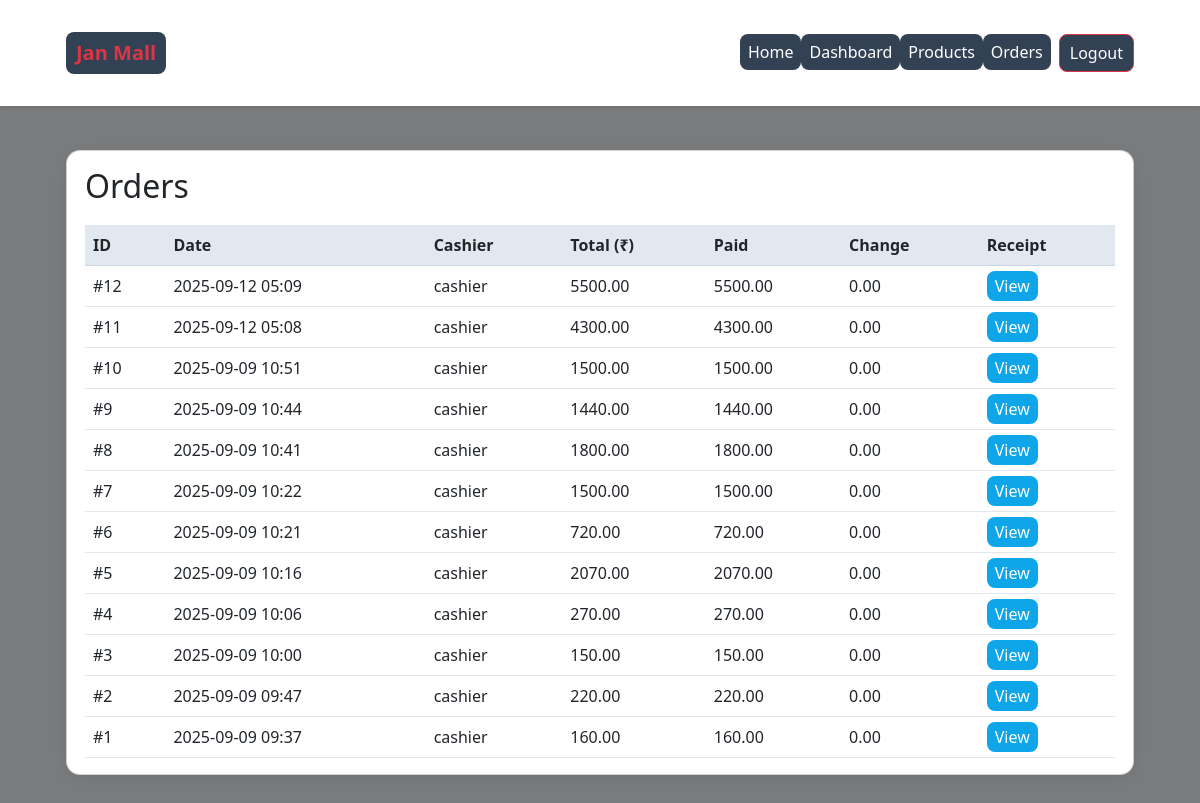
Page /admin/orders (signed in) on the committed database.
### app.py (models this page shows, shortened)
class Order(db.Model):
    id = db.Column(db.Integer, primary_key=True)
    cashier_id = db.Column(db.Integer, db.ForeignKey('user.id'), nullable=False)
    total = db.Column(db.Float, nullable=False, default=0.0)
    paid_cash = db.Column(db.Float, nullable=False, default=0.0)
    change_due = db.Column(db.Float, nullable=False, default=0.0)
    created_at = db.Column(db.DateTime, default=datetime.utcnow, nullable=False)
    payment_method = db.Column(db.String(20), nullable=False, default='cash')  # cash, card, upi, wallet
    cashier = db.relationship('User')

class User(db.Model, UserMixin):
    id = db.Column(db.Integer, primary_key=True)
    username = db.Column(db.String(80), unique=True, nullable=False)
    password_hash = db.Column(db.String(255), nullable=False)
    role = db.Column(db.String(20), nullable=False)  # "admin" or "cashier"

### app.py (the view)
@app.route("/admin/orders")
@login_required
@role_required("admin")
def orders_list():
    orders = Order.query.order_by(Order.created_at.desc()).all()
    return render_template("orders.html", orders=orders)

### app.py (called while the page is built)
@login_manager.user_loader
def load_user(user_id):
    return User.query.get(int(user_id))

def role_required(*roles):
    def decorator(fn):
        @wraps(fn)
        def wrapper(*args, **kwargs):
            if not current_user.is_authenticated:
                return login_manager.unauthorized()
            if current_user.role not in roles:
                abort(403)
            return fn(*args, **kwargs)
        return wrapper
    return decorator

### templates/orders.html
{% extends "base.html" %}
{% block content %}
<div class="card">
  <h2>Orders</h2>
  <table>
    <thead><tr><th>ID</th><th>Date</th><th>Cashier</th><th>Total (₹)</th><th>Paid</th><th>Change</th><th>Receipt</th></tr></thead>
    <tbody>
      {% for o in orders %}
      <tr>
        <td>#{{ o.id }}</td>
        <td>{{ o.created_at.strftime('%Y-%m-%d %H:%M') }}</td>
        <td>{{ o.cashier.username }}</td>
        <td>{{ '%.2f'|format(o.total) }}</td>
        <td>{{ '%.2f'|format(o.paid_cash) }}</td>
        <td>{{ '%.2f'|format(o.change_due) }}</td>
        <td><a class="btn-sm" href="{{ url_for('receipt', order_id=o.id) }}" target="_blank">View</a></td>
      </tr>
      {% endfor %}
    </tbody>
  </table>
</div>
{% endblock %}

### static/style.css (style rules this page uses)
* { box-sizing:border-box }
body { font-family:system-ui,-apple-system,Segoe UI,Roboto,Helvetica,Arial,sans-serif; margin:0; background:#f6f7fb; color:#222; }
.card { background:#fff; padding:16px 18px; border-radius:14px; box-shadow:0 4px 16px rgba(0,0,0,.06); margin-bottom:16px }
.btn-sm { padding:4px 8px; background:#0ea5e9; border-radius:8px; color:#fff; text-decoration:none }
table { width:100%; border-collapse:collapse; margin-top:12px }
thead th { background:#e2e8f0; text-align:left; padding:8px; border-bottom:1px solid #cbd5e1 }
td { padding:8px; border-bottom:1px solid #e2e8f0; vertical-align:top }
body { background: linear-gradient(rgba(0,0,0,0.5), rgba(0,0,0,0.5)), url("https://media.istockphoto.com/id/486699578/vector/people-shopping-in-a-mall.jpg?s=612x612&w=0&k=20&c=DrPda7Bn5fgKFFAD6-f1dXG54OsqTBi05Ga1gcmrh08=") no-repeat center center fixed; background-size: cover; }

### templates/base.html (style rules this page uses)
body { background-color: #f5f6f8; }

### rows in the picture
Order: id "12", created_at "2025-09-12 05:09", cashier.username "cashier", total "5500.00", paid_cash "5500.00", change_due "0.00"
Order: id "11", created_at "2025-09-12 05:08", cashier.username "cashier", total "4300.00", paid_cash "4300.00", change_due "0.00"
Order: id "10", created_at "2025-09-09 10:51", cashier.username "cashier", total "1500.00", paid_cash "1500.00", change_due "0.00"
Order: id "9", created_at "2025-09-09 10:44", cashier.username "cashier", total "1440.00", paid_cash "1440.00", change_due "0.00"
Order: id "8", created_at "2025-09-09 10:41", cashier.username "cashier", total "1800.00", paid_cash "1800.00", change_due "0.00"
Order: id "7", created_at "2025-09-09 10:22", cashier.username "cashier", total "1500.00", paid_cash "1500.00", change_due "0.00"
Order: id "6", created_at "2025-09-09 10:21", cashier.username "cashier", total "720.00", paid_cash "720.00", change_due "0.00"
Order: id "5", created_at "2025-09-09 10:16", cashier.username "cashier", total "2070.00", paid_cash "2070.00", change_due "0.00"
Order: id "4", created_at "2025-09-09 10:06", cashier.username "cashier", total "270.00", paid_cash "270.00", change_due "0.00"
Order: id "3", created_at "2025-09-09 10:00", cashier.username "cashier", total "150.00", paid_cash "150.00", change_due "0.00"
Order: id "2", created_at "2025-09-09 09:47", cashier.username "cashier", total "220.00", paid_cash "220.00", change_due "0.00"
Order: id "1", created_at "2025-09-09 09:37", cashier.username "cashier", total "160.00", paid_cash "160.00", change_due "0.00"
